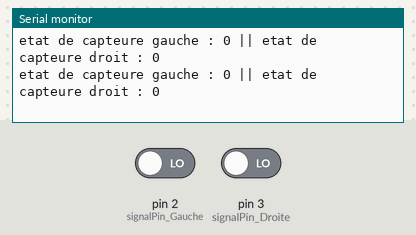
The sketch below on a simulated Arduino Uno, built with avr-gcc and run on an emulated ATmega328P. Shown: the last lines printed to the serial monitor. The test bench sets the inputs (shaded band); at power-on: pin 2 (signalPin_Gauche) LOW, pin 3 (signalPin_Droite) LOW.

Above: at 1.2 s.
1.3 s: pin 2 (signalPin_Gauche) driven HIGH
At 1.42 s:
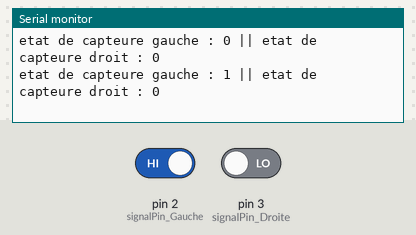
4.3 s: pin 3 (signalPin_Droite) driven HIGH
At 4.42 s:
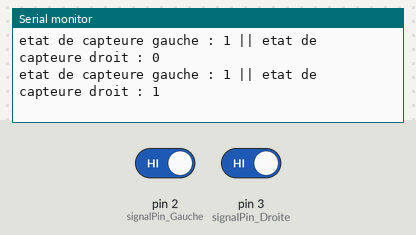
5.8 s: pin 2 (signalPin_Gauche) driven LOW
At 23.75 s:
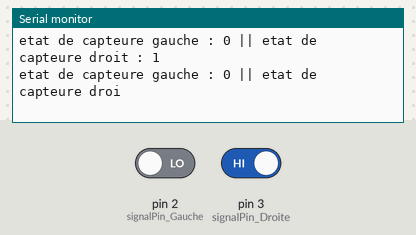

Measured:
- after the input at 1.3 s, the serial monitor: prints a new line after 0.11 s (image 1)
- after the input at 4.3 s, the serial monitor: prints a new line after 0.12 s (image 2)
- after the input at 5.8 s, the serial monitor: prints a new line after 0.09 s (image 3)

The sketch:

teste_capteure.ino
```cpp
int signalPin_Gauche = 2; //premiere capteur de ligne
int signalPin_Droite = 3; //deuxieme capteur de ligne
int capt1 , capt2 ;

void setup() {

pinMode(signalPin_Gauche, INPUT);
pinMode(signalPin_Droite, INPUT);

Serial.begin(9600);
}


void loop()
{

capt1 = digitalRead(signalPin_Gauche) ;
capt2 = digitalRead(signalPin_Droite);

Serial.print("etat de capteure gauche : ");Serial.print(capt1);Serial.print(" || etat de capteure droit : ");Serial.println(capt2);
}
```
